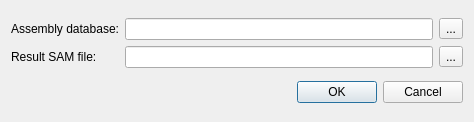
<?xml version="1.0" encoding="UTF-8"?>
<ui version="4.0">
 <class>AssemblyToSamDialog</class>
 <widget class="QDialog" name="AssemblyToSamDialog">
  <property name="windowModality">
   <enum>Qt::NonModal</enum>
  </property>
  <property name="geometry">
   <rect>
    <x>0</x>
    <y>0</y>
    <width>474</width>
    <height>122</height>
   </rect>
  </property>
  <property name="windowTitle">
   <string>Convert UGENE Assembly Database to SAM Format</string>
  </property>
  <layout class="QVBoxLayout" name="verticalLayout">
   <item>
    <layout class="QGridLayout" name="gridLayout">
     <item row="0" column="0">
      <widget class="QLabel" name="label">
       <property name="text">
        <string>Assembly database:</string>
       </property>
      </widget>
     </item>
     <item row="0" column="1">
      <widget class="QLineEdit" name="dbPathEdit"/>
     </item>
     <item row="0" column="2">
      <widget class="QToolButton" name="setDbPathButton">
       <property name="text">
        <string>...</string>
       </property>
      </widget>
     </item>
     <item row="1" column="0">
      <widget class="QLabel" name="label_2">
       <property name="text">
        <string>Result SAM file:</string>
       </property>
      </widget>
     </item>
     <item row="1" column="1">
      <widget class="QLineEdit" name="samPathEdit"/>
     </item>
     <item row="1" column="2">
      <widget class="QToolButton" name="setSamPathButton">
       <property name="text">
        <string>...</string>
       </property>
      </widget>
     </item>
    </layout>
   </item>
   <item>
    <widget class="QDialogButtonBox" name="buttonBox">
     <property name="standardButtons">
      <set>QDialogButtonBox::Cancel|QDialogButtonBox::Ok</set>
     </property>
    </widget>
   </item>
  </layout>
 </widget>
 <resources/>
 <connections>
  <connection>
   <sender>buttonBox</sender>
   <signal>accepted()</signal>
   <receiver>AssemblyToSamDialog</receiver>
   <slot>accept()</slot>
   <hints>
    <hint type="sourcelabel">
     <x>236</x>
     <y>101</y>
    </hint>
    <hint type="destinationlabel">
     <x>236</x>
     <y>60</y>
    </hint>
   </hints>
  </connection>
  <connection>
   <sender>buttonBox</sender>
   <signal>rejected()</signal>
   <receiver>AssemblyToSamDialog</receiver>
   <slot>reject()</slot>
   <hints>
    <hint type="sourcelabel">
     <x>236</x>
     <y>101</y>
    </hint>
    <hint type="destinationlabel">
     <x>236</x>
     <y>60</y>
    </hint>
   </hints>
  </connection>
 </connections>
</ui>
